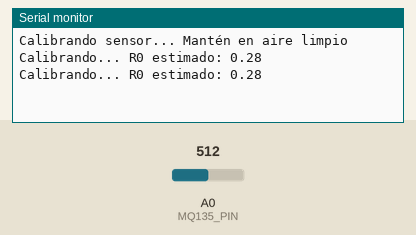
This sketch was run on a simulated Arduino Uno, built with avr-gcc and run on an emulated ATmega328P. On the bench: the last lines printed to the serial monitor. The inputs (shaded band) are chosen by the test bench; at power-on: A0 (MQ135_PIN) = 512.

Above: at 1.8 s.
1.9 s: A0 (MQ135_PIN) set to 0
At 2.8 s:
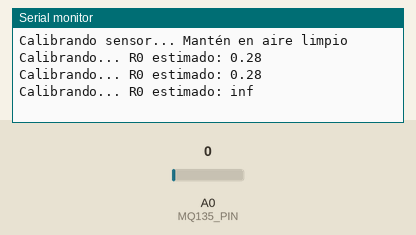
4.5 s: A0 (MQ135_PIN) set to 122
At 5.8 s:
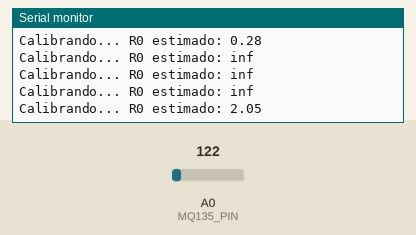

The sketch:

Mqs-135.ino
```cpp
#define MQ135_PIN A0

float R0 = 10.0; // Se calibrará automáticamente
bool calibrated = false;
unsigned long calibrationTime = 30000; // 30 segundos
unsigned long startTime;

void setup() {
  Serial.begin(9600);
  startTime = millis();
  Serial.println("Calibrando sensor... Mantén en aire limpio");
}

void loop() {
  if (!calibrated) {
    if (millis() - startTime < calibrationTime) {
      // Calibración: Promedio de R0
      int sensorValue = analogRead(MQ135_PIN);
      float voltage = sensorValue * (5.0 / 1023.0);
      float Rs = (5.0 - voltage) / voltage;
      R0 = Rs / 3.6; // Rs/R0 ≈ 3.6 en aire limpio
      Serial.print("Calibrando... R0 estimado: ");
      Serial.println(R0);
      delay(1000);
    } else {
      calibrated = true;
      Serial.print("✅ Calibración completa. R0 final: ");
      Serial.println(R0);
      delay(1000);
    }
    return;
  }

  // Lectura normal después de la calibración
  int sensorValue = analogRead(MQ135_PIN);
  float voltage = sensorValue * (5.0 / 1023.0);
  float Rs = (5.0 - voltage) / voltage;
  float ratio = Rs / R0;

  // Estimar CO2 usando fórmula logarítmica
  float ppmCO2 = pow(10, ((log10(ratio) - 0.4) / -0.42)); // curva estimada CO2

  // Estimar NH3 usando fórmula logarítmica
  float ppmNH3 = pow(10, ((log10(ratio) - 1.3) / -1.5)); // curva estimada NH3

  Serial.print("CO2 estimado: ");
  Serial.print(ppmCO2);
  Serial.print(" ppm | NH3 estimado: ");
  Serial.print(ppmNH3);
  Serial.println(" ppm");

  delay(2000);
}
```

Measured:
- after the input at 1.9 s, the serial monitor: prints a new line after 0.11 s (image 1)
- after the input at 4.5 s, the serial monitor: prints a new line after 0.52 s (image 2)
